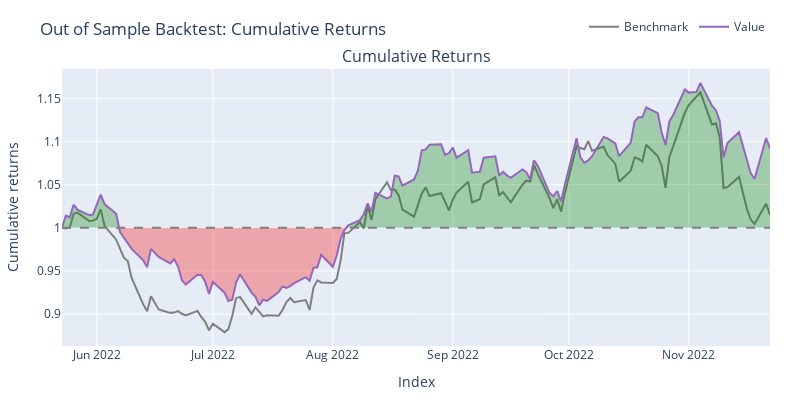

The notebook cell saved with this chart:
### Code cell
pyopt_pf.plot(width=800, height=400, title='Out of Sample Backtest: Cumulative Returns').show();
